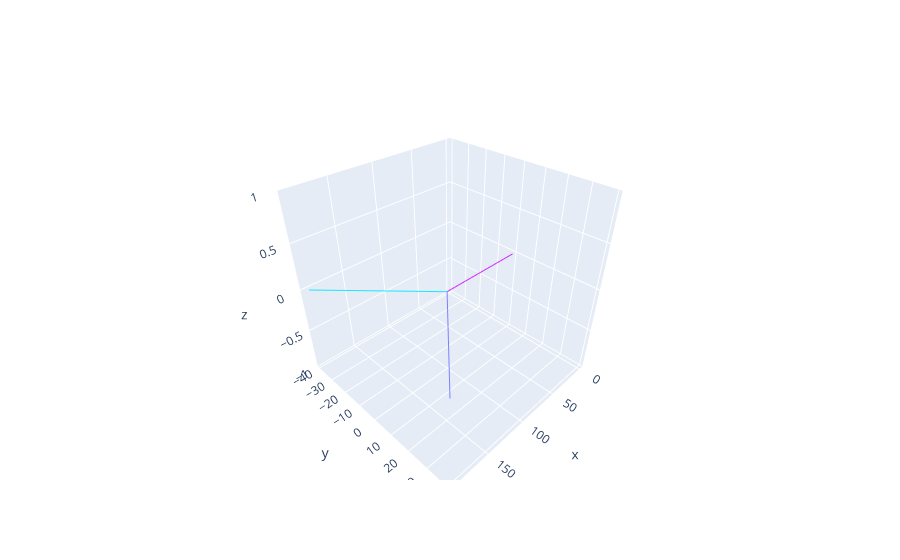

The notebook cell saved with this chart:
### Code cell
#OJO. .mod file to keep track of the concentrations. How do we create a .mod file?

my_cell= Cell()
my_cell.main.v = 50
my_cell.dend1.v = 0
my_cell.dend2.v = -65

ps = h.PlotShape(True)
ps.variable("v")
ps.scale(-80,80)
ps.plot(plotly).show()

### Figure 1 — Plotly figure (JSON) as saved in the notebook; plotly's stock layout.template omitted (floating-point values rounded to 4 significant figures)
{"data": [{"hovertemplate": "<__main__.Cell object at 0x000001B82CEDD400>.main(0.5)<br>50.000", "line": {"color": "#cf30ff", "width": 2}, "mode": "lines", "name": "", "type": "scatter3d", "uid": "43d130de-c1cb-4622-b5dc-1377f2c56358", "x": [0, 50, 100], "y": [0, 0, 0], "z": [0, 0, 0]}, {"hovertemplate": "<__main__.Cell object at 0x000001B82CEDD400>.den1(0.5)<br>0.000", "line": {"color": "#7f80ff", "width": 2}, "mode": "lines", "name": "", "type": "scatter3d", "uid": "7f29ee6a-3346-4a7e-93e2-15913bcc9aee", "x": [100, 146.1, 192.1], "y": [0, 19.47, 38.94], "z": [0, 0, 0]}, {"hovertemplate": "<__main__.Cell object at 0x000001B82CEDD400>.den2(0.5)<br>-65.000", "line": {"color": "#17e8ff", "width": 2}, "mode": "lines", "name": "", "type": "scatter3d", "uid": "ecb482ee-53d4-46ae-a7a3-6f371827f4c4", "x": [100, 146.1, 192.1], "y": [0, -19.47, -38.94], "z": [0, 0, 0]}], "layout": {"showlegend": false}}
